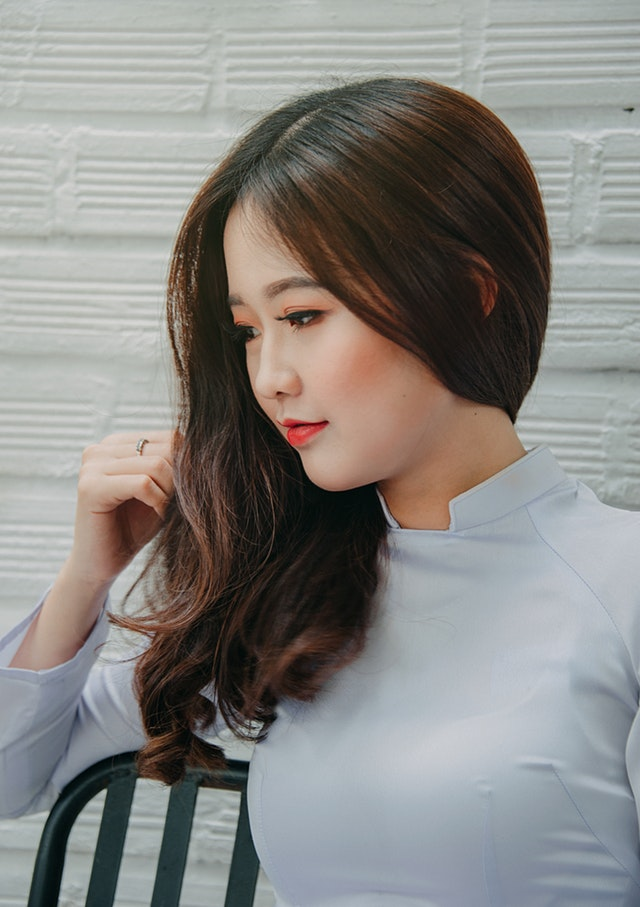
#> input picture FaceDetection/img9.jpeg, 640 x 907 px
$ python face_detector.py
#> lines starting #> are read from the running program, lines starting #| are printed output that depends on the picture; after the words box and inside, x2 and y2 are one past the last pixel; in counts of white or black regions, pixels touching at a corner belong together
#> further down, img is the input picture: shape (907, 640, 3); mean B, G, R 130.1, 133.2, 135.1
# Face detection using OpenCV and haarcascade

import cv2
import glob


# Detect objects
def detect_objects(f_cascade, image, scaleFactor, minNeighbor, resizeFactor):
#> called with scaleFactor = 1.05, minNeighbor = 5, resizeFactor = 1
    gray_img = convertToGray(image)
#> in convertToGray, `return cv2.cvtColor(image, cv2.COLOR_BGR2GRAY)`:
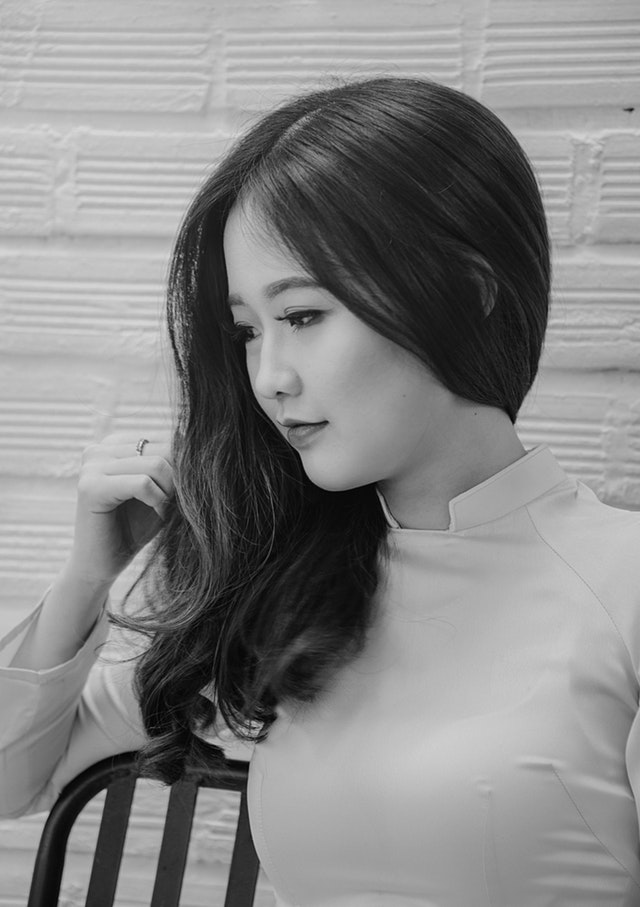
#> returned value: shape (907, 640); min 0, max 230, mean 133.4

    # scaleFactor - reduce size of image by what factor considering orignal image as base of pyramid
    #       and end point is top of it.
    # 1.05 means reduce by 5%
    faces = f_cascade.detectMultiScale(gray_img,
    scaleFactor = scaleFactor,
    minNeighbors = minNeighbor)
#> faces = [[92, 644, 49, 49]]

    # Its a numpy ndarray
    print(type(faces))
#| <class 'numpy.ndarray'>
    # Have 4 values
    # coordinate of start point (x, y)
    # width and height of face detected
    print(faces)
#| [[ 92 644  49  49]]

    eye_cascade = cv2.CascadeClassifier("haarcascade_eye.xml")

    # Rectange - draws rectangle on image.
    # @params: <img-name>, <start-coordinate>, <end-coordinate>, <brg-color>, <width>
    # <end-coordinate> - diagonally opposite point from start point
    # <width> - width of border of rectangle
    for x, y, w, h in faces:
        cv2.rectangle(image, (x, y), (x+w, y+h), (0, 255, 0), 2)
        roi_gray = gray_img[y:y+h, x:x+w]
        roi_color = image[y:y+h, x:x+w]
        eyes = eye_cascade.detectMultiScale(roi_gray)
        for ex, ey, ew, eh in eyes:
            cv2.rectangle(roi_color, (ex, ey), (ex+ew, ey+eh), (255, 0, 0), 2)
#> this loop made 1 pass
#> pass 1, in detect_objects, `roi_gray = gray_img[y:y+h, x:x+w]`:
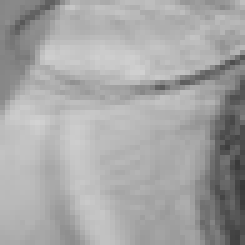
#> roi_gray: shape (49, 49) (shown 5 times larger); min 54, max 210, mean 165.6
#> pass 1, in detect_objects, `roi_color = image[y:y+h, x:x+w]`:
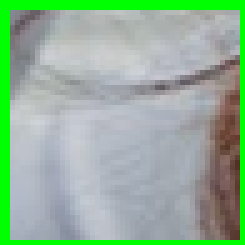
#> roi_color: shape (49, 49, 3) (shown 5 times larger); mean B, G, R 151.6, 177.7, 146.5
#> after the loop:
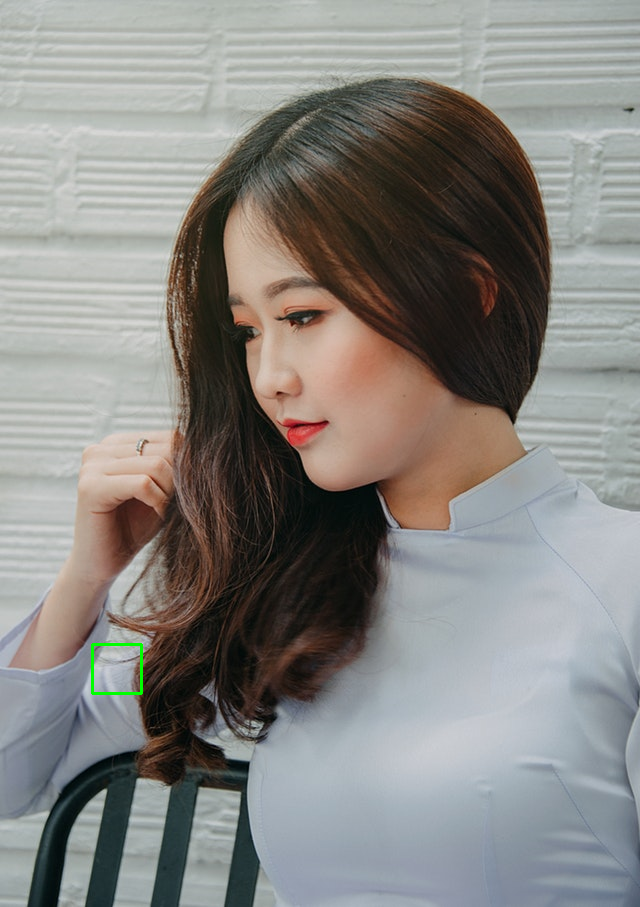
#> image: shape (907, 640, 3); 0.1% of pixels changed, all inside (x1, y1, x2, y2) = (91, 643, 143, 695)

    if resizeFactor != 1:
        image = doResize(resizeFactor)

    return image


# Covert BGR image to Grayscale
def convertToGray(image):
    return cv2.cvtColor(image, cv2.COLOR_BGR2GRAY)


# Resize image
def doResize(factor):
    # Resize image to fit better
    # img.shape[1] - width of image
    # img.shape[0] - height of image
    # keeping the scale and reducing to 1/3 of original size
    resized = cv2.resize(img, (int(img.shape[1]/factor), int(img.shape[0]/factor)))
    return resized


## Cascades

# face_cascade = cv2.CascadeClassifier("haarcascade_frontalface_default.xml")
face_cascade = cv2.CascadeClassifier("haarcascade_frontalface_alt.xml")
# [18 lines of commented-out code are left out]
img = cv2.imread("img9.jpeg")

img = detect_objects(face_cascade, img, 1.05, 5, 1)

cv2.imshow("Gray", img)
cv2.waitKey(0)

cv2.destroyAllWindows()

$ run again, with FaceDetection/img1.jpeg copied over FaceDetection/img9.jpeg
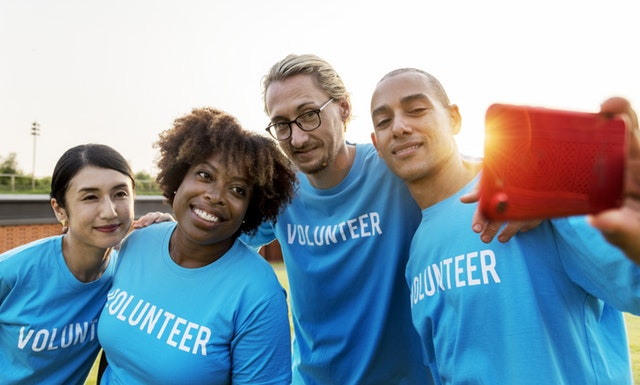
#> input picture FaceDetection/img1.jpeg, 640 x 385 px
#> img is the input picture: shape (385, 640, 3); mean B, G, R 171.7, 157.1, 136.4
#> in convertToGray, `return cv2.cvtColor(image, cv2.COLOR_BGR2GRAY)`:
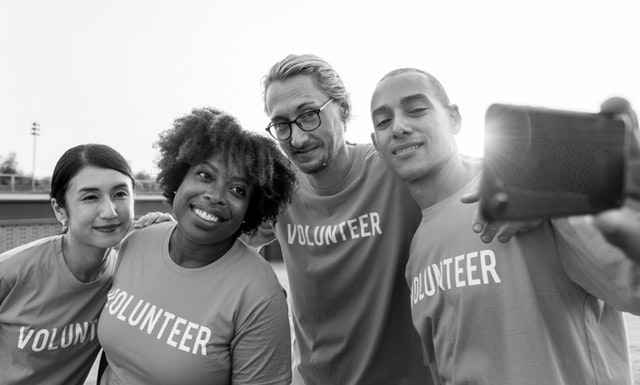
#> returned value: shape (385, 640); min 0, max 255, mean 152.6
#> faces = [[66, 165, 79, 79], [354, 77, 91, 91]]
#| <class 'numpy.ndarray'>
#| [[ 66 165  79  79]
#|  [354  77  91  91]]
#> the loop in detect_objects, `for x, y, w, h in faces:` made 2 passes
#> (x, y, w, h, eyes) on passes 1 to 2: (66, 165, 79, 79, [[40, 14, 27, 27], [12, 18, 25, 25]]), (354, 77, 91, 91, [[43, 11, 34, 34]])
#> after the loop in detect_objects, `for x, y, w, h in faces:`:
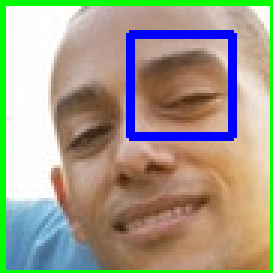
#> roi_color: shape (91, 91, 3) (shown 3 times larger); mean B, G, R 137.6, 157.1, 161.3

$ run again, with FaceDetection/img2.jpeg copied over FaceDetection/img9.jpeg
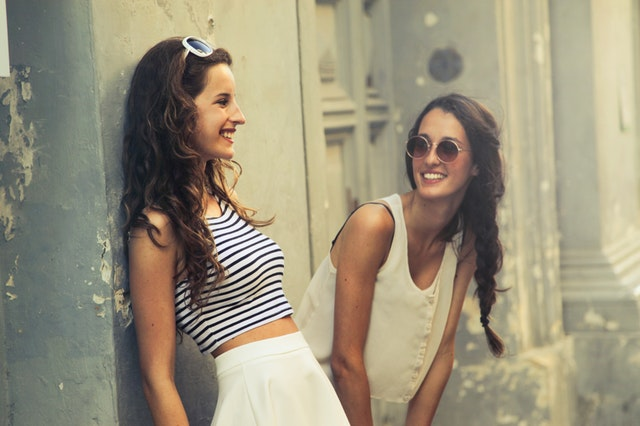
#> input picture FaceDetection/img2.jpeg, 640 x 426 px
#> img is the input picture: shape (426, 640, 3); mean B, G, R 123.8, 146, 154.3
#> in convertToGray, `return cv2.cvtColor(image, cv2.COLOR_BGR2GRAY)`:
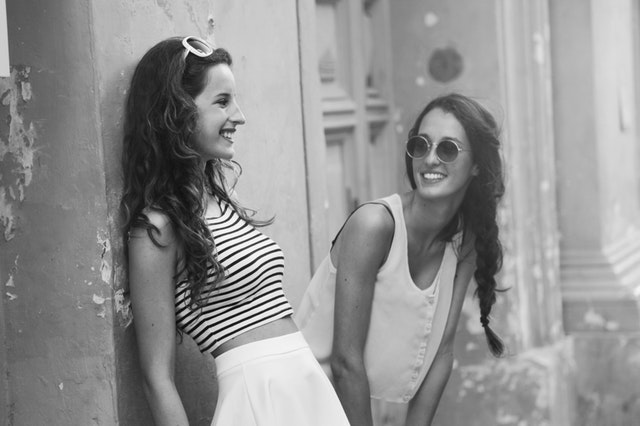
#> returned value: shape (426, 640); min 1, max 255, mean 146
#> faces = [[395, 116, 80, 80], [189, 65, 91, 91]]
#| <class 'numpy.ndarray'>
#| [[395 116  80  80]
#|  [189  65  91  91]]
#> the loop in detect_objects, `for x, y, w, h in faces:` made 2 passes
#> after the loop in detect_objects, `for x, y, w, h in faces:`:
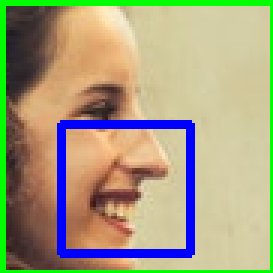
#> roi_color: shape (91, 91, 3) (shown 3 times larger); mean B, G, R 126.6, 159.6, 165.1
